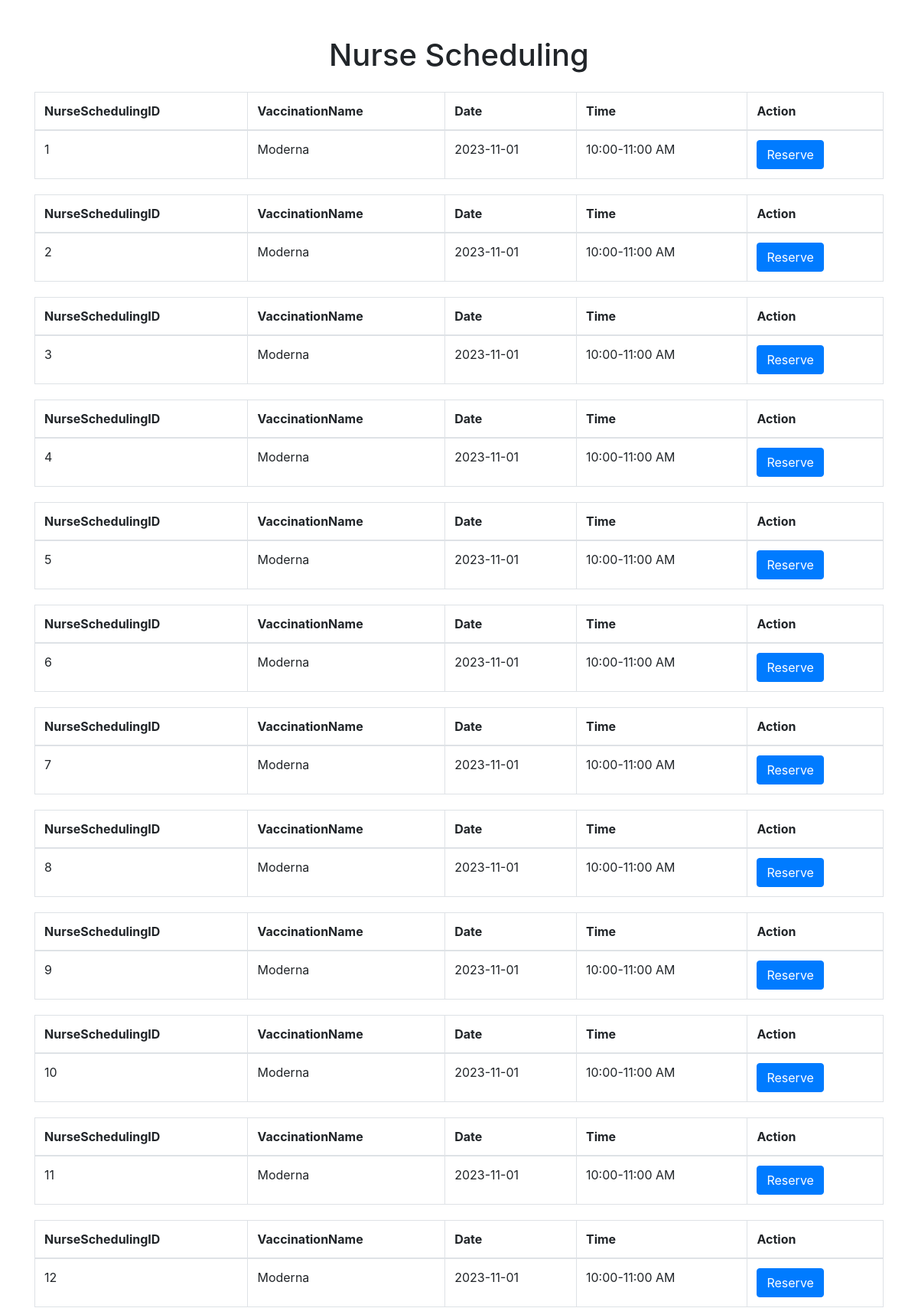
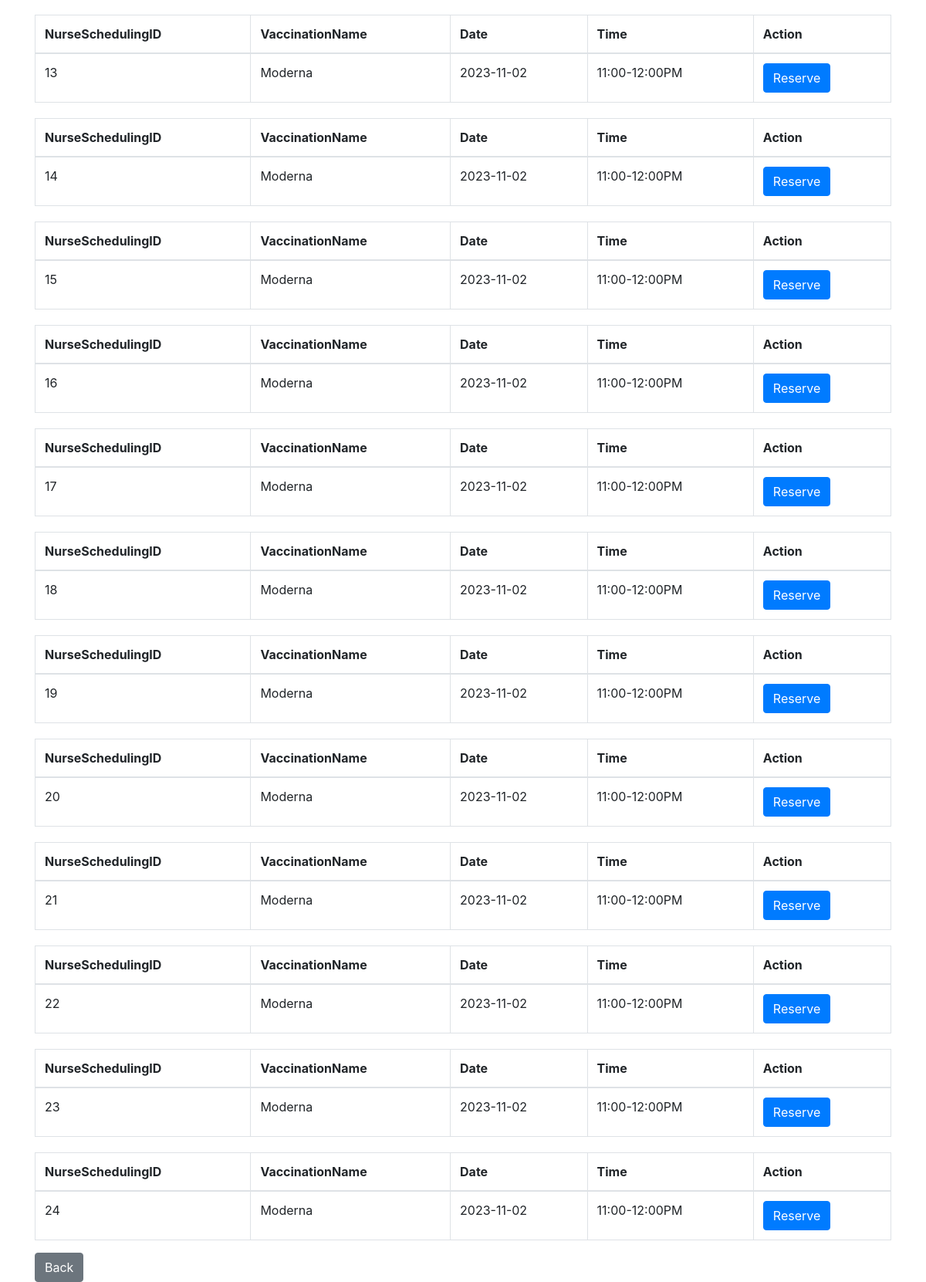
Screenshot of /Nurse/nurseScheduling.php with the database file from the repository (2 pictures, top to bottom).
### tables this page shows
CREATE TABLE `nursescheduling` (
  `NurseSchedulingID` int(60) NOT NULL,
  `VaccineName` varchar(60) DEFAULT NULL,
  `Date` date DEFAULT NULL,
  `Time` varchar(50) DEFAULT NULL,
  `NurseID` varchar(50) DEFAULT NULL
);

### Nurse/nurseScheduling.php (the view, shortened to what this page needs)
<?php
$conn = new mysqli("localhost", "root", "", "uihdatabase") or die("Unable to connect");
$sql = "SELECT NurseSchedulingID, VaccineName, Date, Time FROM nursescheduling WHERE NurseID IS NULL";
$result = $conn->query($sql);
?>
<!DOCTYPE html>
<html lang="en">
<head>
    <link rel="stylesheet" href="https://stackpath.bootstrapcdn.com/bootstrap/4.3.1/css/bootstrap.min.css">
</head>
<body>
<div class="container mt-5">
    <h1 class="mb-4 text-center">Nurse Scheduling</h1>
    <?php if ($result->num_rows > 0): ?>
        <?php while ($row = $result->fetch_assoc()): ?>
            <form class="schedule-form" form method="POST" action="nurseScheduling.php">
                <table class="table">
                    <thead>
                    <tr>
                        <th>NurseSchedulingID</th>
                        <th>VaccinationName</th>
                        <th>Date</th>
                        <th>Time</th>
                        <th>Action</th>
                    </tr>
                    </thead>
                    <tbody>
                    <tr>
                        <td><?php echo $row['NurseSchedulingID']; ?></td>
                        <td><?php echo $row['VaccineName']; ?></td>
                        <td><?php echo $row['Date']; ?></td>
                        <td><?php echo $row['Time']; ?></td>
                        <td>
                            <button type="submit" class="btn btn-primary">Reserve</button>
                        </td>
                    </tr>
                    </tbody>
                </table>
            </form>
        <?php endwhile; ?>
    <?php else: ?>
        <p>No available slots.</p>
    <?php endif; ?>
    <a href="nurseDashboard.php" class="btn btn-secondary">Back</a>
</div>
</body>
</html>

### Nurse/nurseScheduling.php (style rules this page uses)
table { width: 100%; margin-top: 20px; }
table, th, td { border: 1px solid #dee2e6; border-collapse: collapse; }
th, td { padding: 8px; text-align: left; }

### rows the page displays
nursescheduling: NurseSchedulingID "1", VaccineName "Moderna", Date "2023-11-01", Time "10:00-11:00 AM"
nursescheduling: NurseSchedulingID "2", VaccineName "Moderna", Date "2023-11-01", Time "10:00-11:00 AM"
nursescheduling: NurseSchedulingID "3", VaccineName "Moderna", Date "2023-11-01", Time "10:00-11:00 AM"
nursescheduling: NurseSchedulingID "4", VaccineName "Moderna", Date "2023-11-01", Time "10:00-11:00 AM"
nursescheduling: NurseSchedulingID "5", VaccineName "Moderna", Date "2023-11-01", Time "10:00-11:00 AM"
nursescheduling: NurseSchedulingID "6", VaccineName "Moderna", Date "2023-11-01", Time "10:00-11:00 AM"
nursescheduling: NurseSchedulingID "7", VaccineName "Moderna", Date "2023-11-01", Time "10:00-11:00 AM"
nursescheduling: NurseSchedulingID "8", VaccineName "Moderna", Date "2023-11-01", Time "10:00-11:00 AM"
nursescheduling: NurseSchedulingID "9", VaccineName "Moderna", Date "2023-11-01", Time "10:00-11:00 AM"
nursescheduling: NurseSchedulingID "10", VaccineName "Moderna", Date "2023-11-01", Time "10:00-11:00 AM"
nursescheduling: NurseSchedulingID "11", VaccineName "Moderna", Date "2023-11-01", Time "10:00-11:00 AM"
nursescheduling: NurseSchedulingID "12", VaccineName "Moderna", Date "2023-11-01", Time "10:00-11:00 AM"
nursescheduling: NurseSchedulingID "13", VaccineName "Moderna", Date "2023-11-02", Time "11:00-12:00PM"
nursescheduling: NurseSchedulingID "14", VaccineName "Moderna", Date "2023-11-02", Time "11:00-12:00PM"
nursescheduling: NurseSchedulingID "15", VaccineName "Moderna", Date "2023-11-02", Time "11:00-12:00PM"
nursescheduling: NurseSchedulingID "16", VaccineName "Moderna", Date "2023-11-02", Time "11:00-12:00PM"
nursescheduling: NurseSchedulingID "17", VaccineName "Moderna", Date "2023-11-02", Time "11:00-12:00PM"
nursescheduling: NurseSchedulingID "18", VaccineName "Moderna", Date "2023-11-02", Time "11:00-12:00PM"
nursescheduling: NurseSchedulingID "19", VaccineName "Moderna", Date "2023-11-02", Time "11:00-12:00PM"
nursescheduling: NurseSchedulingID "20", VaccineName "Moderna", Date "2023-11-02", Time "11:00-12:00PM"
nursescheduling: NurseSchedulingID "21", VaccineName "Moderna", Date "2023-11-02", Time "11:00-12:00PM"
nursescheduling: NurseSchedulingID "22", VaccineName "Moderna", Date "2023-11-02", Time "11:00-12:00PM"
nursescheduling: NurseSchedulingID "23", VaccineName "Moderna", Date "2023-11-02", Time "11:00-12:00PM"
nursescheduling: NurseSchedulingID "24", VaccineName "Moderna", Date "2023-11-02", Time "11:00-12:00PM"
